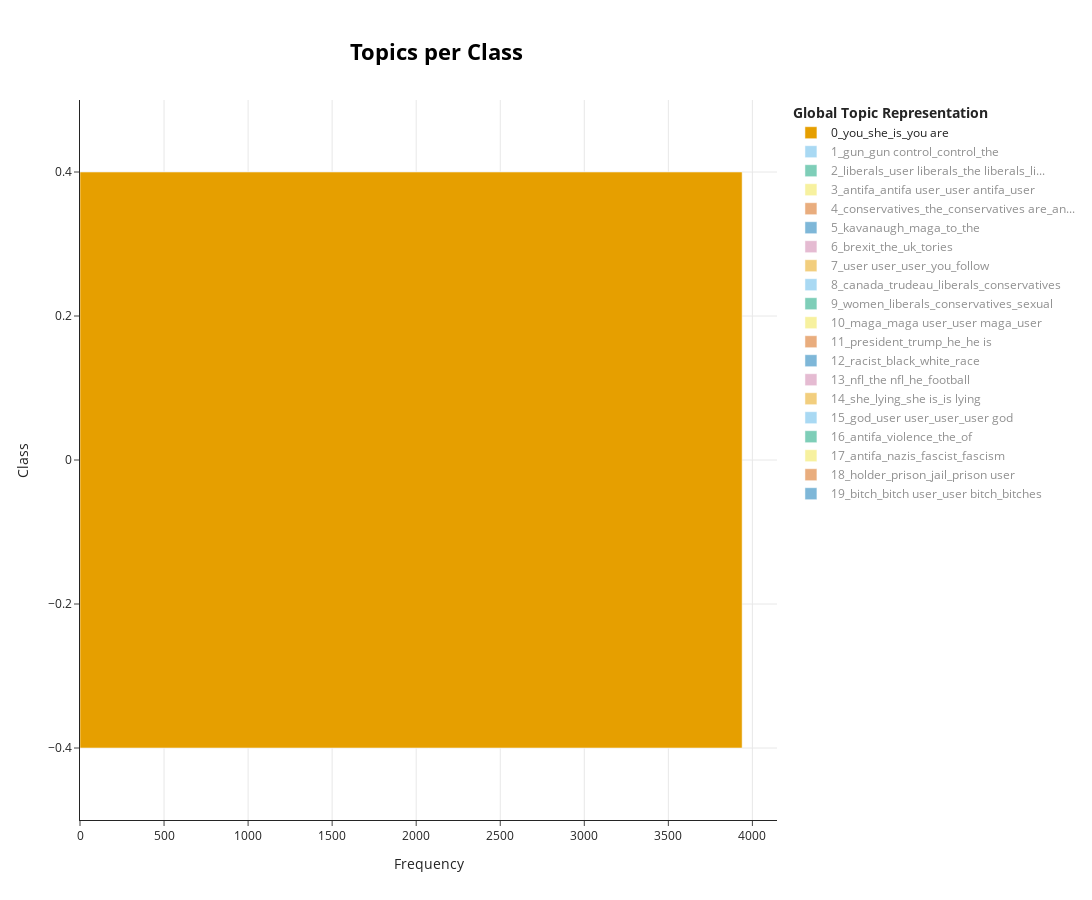

Notebook source saved alongside this figure:
### Markdown cell above
The c-TF-IDF score is a measure of how important a word is in a topic. The higher the score, the more important the word is in the topic. We see that the topic with the highest score is topic 50 (bono_u2_asshold_his_tax_dublin_inc), followed by topics related to sexual words, popular brands or classic words.

Let's now see what topics are extracted when we use bigrams.

### Code cell
topic_model = BERTopic(language="english", calculate_probabilities=True, embedding_model=model, umap_model=umap_model, n_gram_range=(1, 2))
topics, probs = topic_model.fit_transform(dataset['train']['text'])
topic_per_class = topic_model.topics_per_class(dataset['train']['text'], topics)
topic_model.visualize_topics_per_class(topic_per_class, top_n_topics=20)

### Figure 1 — Plotly figure (JSON) as saved in the notebook; plotly's stock layout.template omitted (floating-point values rounded to 4 significant figures)
{"data": [{"hoverinfo": "text", "hovertext": ["<b>Topic 0</b><br>Words: you, she, is, you are, she is"], "marker": {"color": "#E69F00"}, "name": "0_you_she_is_you are", "orientation": "h", "type": "bar", "visible": true, "x": [3939], "y": [0]}, {"hoverinfo": "text", "hovertext": ["<b>Topic 1</b><br>Words: gun, gun control, control, the, guns"], "marker": {"color": "#56B4E9"}, "name": "1_gun_gun control_control_the", "orientation": "h", "type": "bar", "visible": "legendonly", "x": [991], "y": [1]}, {"hoverinfo": "text", "hovertext": ["<b>Topic 2</b><br>Words: liberals, user liberals, the liberals, liberals user, liberals are"], "marker": {"color": "#009E73"}, "name": "2_liberals_user liberals_the liberals_li...", "orientation": "h", "type": "bar", "visible": "legendonly", "x": [382], "y": [2]}, {"hoverinfo": "text", "hovertext": ["<b>Topic 3</b><br>Words: antifa, antifa user, user antifa, user, the antifa"], "marker": {"color": "#F0E442"}, "name": "3_antifa_antifa user_user antifa_user", "orientation": "h", "type": "bar", "visible": "legendonly", "x": [317], "y": [3]}, {"hoverinfo": "text", "hovertext": ["<b>Topic 4</b><br>Words: conservatives, the, conservatives are, and, they"], "marker": {"color": "#D55E00"}, "name": "4_conservatives_the_conservatives are_an...", "orientation": "h", "type": "bar", "visible": "legendonly", "x": [262], "y": [4]}, {"hoverinfo": "text", "hovertext": ["<b>Topic 5</b><br>Words: kavanaugh, maga, to, the, judge"], "marker": {"color": "#0072B2"}, "name": "5_kavanaugh_maga_to_the", "orientation": "h", "type": "bar", "visible": "legendonly", "x": [195], "y": [5]}, {"hoverinfo": "text", "hovertext": ["<b>Topic 6</b><br>Words: brexit, the, uk, tories, eu"], "marker": {"color": "#CC79A7"}, "name": "6_brexit_the_uk_tories", "orientation": "h", "type": "bar", "visible": "legendonly", "x": [161], "y": [6]}, {"hoverinfo": "text", "hovertext": ["<b>Topic 7</b><br>Words: user user, user, you, follow, lt treph"], "marker": {"color": "#E69F00"}, "name": "7_user user_user_you_follow", "orientation": "h", "type": "bar", "visible": "legendonly", "x": [153], "y": [7]}, {"hoverinfo": "text", "hovertext": ["<b>Topic 8</b><br>Words: canada, trudeau, liberals, conservatives, the"], "marker": {"color": "#56B4E9"}, "name": "8_canada_trudeau_liberals_conservatives", "orientation": "h", "type": "bar", "visible": "legendonly", "x": [113], "y": [8]}, {"hoverinfo": "text", "hovertext": ["<b>Topic 9</b><br>Words: women, liberals, conservatives, sexual, the"], "marker": {"color": "#009E73"}, "name": "9_women_liberals_conservatives_sexual", "orientation": "h", "type": "bar", "visible": "legendonly", "x": [111], "y": [9]}, {"hoverinfo": "text", "hovertext": ["<b>Topic 10</b><br>Words: maga, maga user, user maga, user, they"], "marker": {"color": "#F0E442"}, "name": "10_maga_maga user_user maga_user", "orientation": "h", "type": "bar", "visible": "legendonly", "x": [103], "y": [10]}, {"hoverinfo": "text", "hovertext": ["<b>Topic 11</b><br>Words: president, trump, he, he is, president user"], "marker": {"color": "#D55E00"}, "name": "11_president_trump_he_he is", "orientation": "h", "type": "bar", "visible": "legendonly", "x": [91], "y": [11]}, {"hoverinfo": "text", "hovertext": ["<b>Topic 12</b><br>Words: racist, black, white, race, people"], "marker": {"color": "#0072B2"}, "name": "12_racist_black_white_race", "orientation": "h", "type": "bar", "visible": "legendonly", "x": [90], "y": [12]}, {"hoverinfo": "text", "hovertext": ["<b>Topic 13</b><br>Words: nfl, the nfl, he, football, he is"], "marker": {"color": "#CC79A7"}, "name": "13_nfl_the nfl_he_football", "orientation": "h", "type": "bar", "visible": "legendonly", "x": [89], "y": [13]}, {"hoverinfo": "text", "hovertext": ["<b>Topic 14</b><br>Words: she, lying, she is, is lying, liar"], "marker": {"color": "#E69F00"}, "name": "14_she_lying_she is_is lying", "orientation": "h", "type": "bar", "visible": "legendonly", "x": [87], "y": [14]}, {"hoverinfo": "text", "hovertext": ["<b>Topic 15</b><br>Words: god, user user, user, user god, religion"], "marker": {"color": "#56B4E9"}, "name": "15_god_user user_user_user god", "orientation": "h", "type": "bar", "visible": "legendonly", "x": [82], "y": [15]}, {"hoverinfo": "text", "hovertext": ["<b>Topic 16</b><br>Words: antifa, violence, the, of, far"], "marker": {"color": "#009E73"}, "name": "16_antifa_violence_the_of", "orientation": "h", "type": "bar", "visible": "legendonly", "x": [79], "y": [16]}, {"hoverinfo": "text", "hovertext": ["<b>Topic 17</b><br>Words: antifa, nazis, fascist, fascism, anti"], "marker": {"color": "#F0E442"}, "name": "17_antifa_nazis_fascist_fascism", "orientation": "h", "type": "bar", "visible": "legendonly", "x": [69], "y": [17]}, {"hoverinfo": "text", "hovertext": ["<b>Topic 18</b><br>Words: holder, prison, jail, prison user, should be"], "marker": {"color": "#D55E00"}, "name": "18_holder_prison_jail_prison user", "orientation": "h", "type": "bar", "visible": "legendonly", "x": [66], "y": [18]}, {"hoverinfo": "text", "hovertext": ["<b>Topic 19</b><br>Words: bitch, bitch user, user bitch, bitches, bad bitch"], "marker": {"color": "#0072B2"}, "name": "19_bitch_bitch user_user bitch_bitches", "orientation": "h", "type": "bar", "visible": "legendonly", "x": [65], "y": [19]}], "layout": {"height": 900, "hoverlabel": {"bgcolor": "white", "font": {"family": "Rockwell", "size": 16}}, "legend": {"title": {"text": "<b>Global Topic Representation"}}, "title": {"font": {"color": "Black", "size": 22}, "text": "<b>Topics per Class</b>", "x": 0.4, "xanchor": "center", "y": 0.95, "yanchor": "top"}, "width": 1250, "xaxis": {"showgrid": true, "title": {"text": "Frequency"}}, "yaxis": {"showgrid": true, "title": {"text": "Class"}}}}
